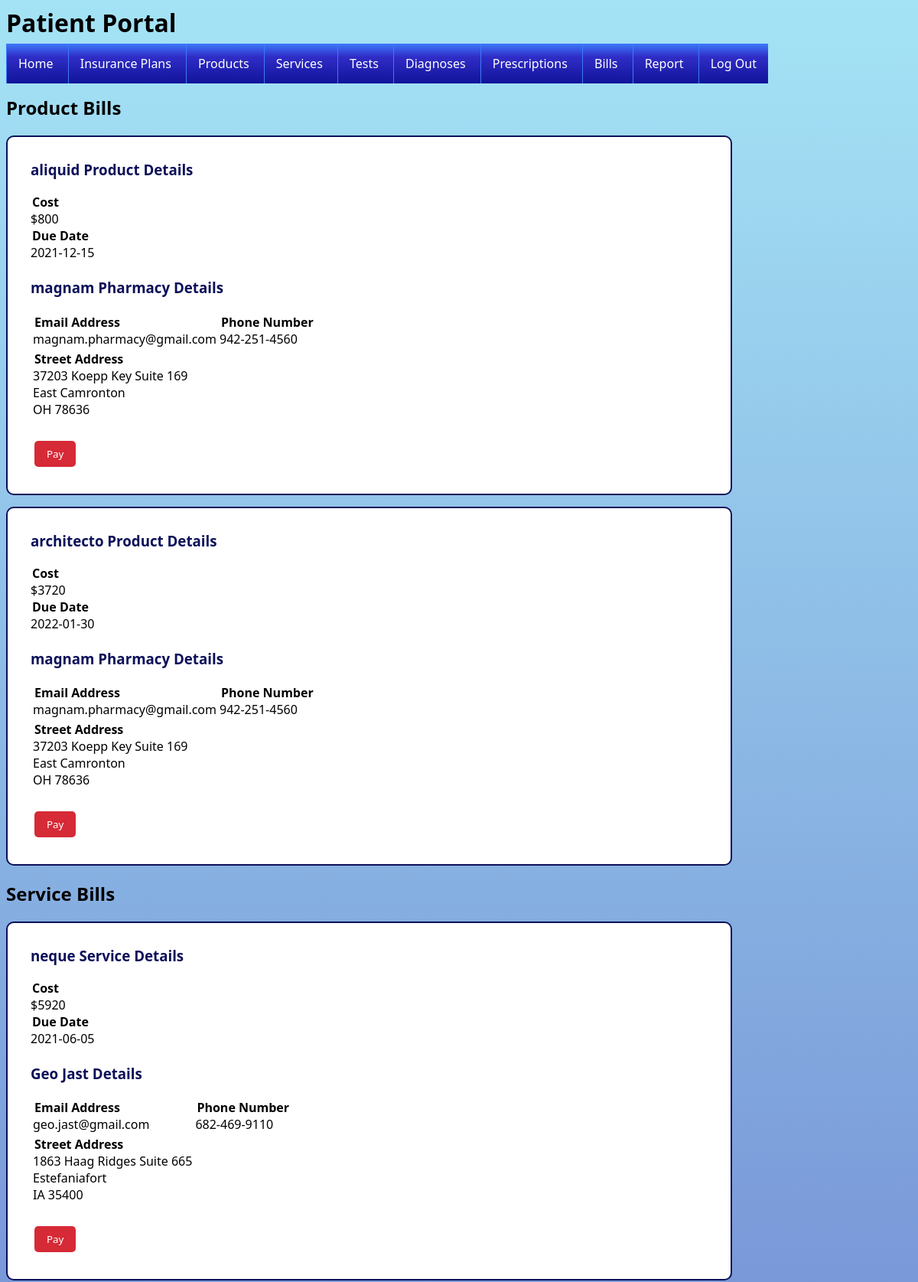
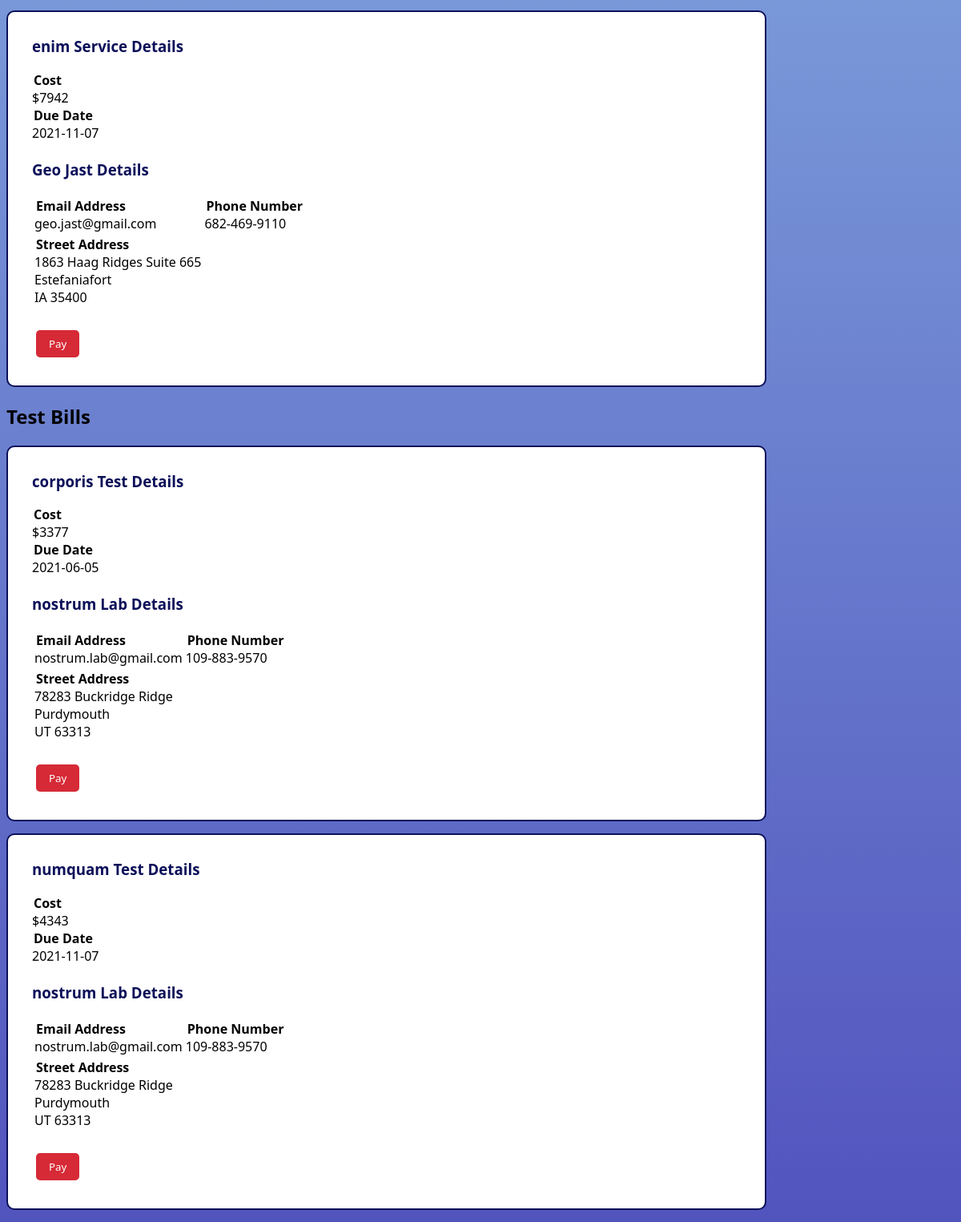
Screenshot of /patient-bills.php (signed in) with the database file from the repository (2 pictures, top to bottom).
### tables this page shows
CREATE TABLE Products (
	ProductID INT(10) NOT NULL AUTO_INCREMENT,
	Name TEXT NOT NULL,
	Cost INT NOT NULL,
	PRIMARY KEY (ProductID),
	UNIQUE (Name),
	CHECK (Cost >= 100 AND Cost <= 500)
)
COLLATE='utf8_general_ci';

CREATE TABLE ProductBills (
	ProductBillID INT(10) NOT NULL AUTO_INCREMENT,
	PatientID INT(10) NOT NULL,
	ProductID INT(10) NOT NULL,
	PharmacyID INT(10) NOT NULL,
	Quantity INT NOT NULL,
	DueDate DATE NOT NULL,
	PRIMARY KEY(ProductBillID),
	FOREIGN KEY (PatientID) REFERENCES Patients(PatientID),
	FOREIGN KEY (ProductID) REFERENCES Products(ProductID),
	FOREIGN KEY (PharmacyID) REFERENCES Pharmacies(PharmacyID),
	CHECK (Quantity >= 1)
)
COLLATE='utf8_general_ci';

CREATE TABLE Pharmacies (
	PharmacyID INT(10) NOT NULL AUTO_INCREMENT,
	Name TEXT NOT NULL,
	EmailAddress TEXT NOT NULL,
	PhoneNumber CHAR(12) NOT NULL,
	AddressID INT(10) NOT NULL,
	PRIMARY KEY (PharmacyID),
	FOREIGN KEY (AddressID) REFERENCES Addresses(AddressID),
	UNIQUE (Name),
	UNIQUE (EmailAddress),
	UNIQUE (PhoneNumber),
	UNIQUE (AddressID),
	CHECK (EmailAddress REGEXP '[A-Za-z0-9.]*@[A-Za-z0-9.]*\.[A-Za-z0-9]*'),
	CHECK (PhoneNumber REGEXP '[0-9]{3}-[0-9]{3}-[0-9]{4}')
)
COLLATE='utf8_general_ci';

CREATE TABLE Addresses (
	AddressID INT(10) NOT NULL AUTO_INCREMENT,
	Street TEXT NOT NULL,
	City TEXT NOT NULL,
	StateCode CHAR(2) NOT NULL,
	ZipCode CHAR(5) NOT NULL,
	PRIMARY KEY (AddressID),
	UNIQUE (Street, City, StateCode, ZipCode),
	CHECK (StateCode REGEXP '[A-Z]{2}'),
	CHECK (ZipCode REGEXP '[0-9]{5}')
)
COLLATE='utf8_general_ci';

CREATE TABLE Services (
	ServiceID INT(10) NOT NULL AUTO_INCREMENT,
	Name TEXT NOT NULL,
	Cost INT NOT NULL,
	PRIMARY KEY (ServiceID),
	UNIQUE (Name),
	CHECK (Cost >= 2000 AND Cost <= 10000)
)
COLLATE='utf8_general_ci';

CREATE TABLE ServiceBills (
	ServiceBillID INT(10) NOT NULL AUTO_INCREMENT,
	PatientID INT(10) NOT NULL,
	ServiceID INT(10) NOT NULL,
	DoctorID INT(10) NOT NULL,
	DueDate DATE NOT NULL,
	PRIMARY KEY(ServiceBillID),
	FOREIGN KEY (PatientID) REFERENCES Patients(PatientID),
	FOREIGN KEY (ServiceID) REFERENCES Services(ServiceID),
	FOREIGN KEY (DoctorID) REFERENCES Doctors(DoctorID)
)
COLLATE='utf8_general_ci';

CREATE TABLE Doctors (
	DoctorID INT(10) NOT NULL AUTO_INCREMENT,
	HospitalID INT(10) NOT NULL,
	FirstName TEXT NOT NULL,
	LastName TEXT NOT NULL,
	EmailAddress TEXT NOT NULL,
	PhoneNumber CHAR(12) NOT NULL,
	AddressID INT(10) NOT NULL,
	Password VARCHAR(20) NOT NULL,
	PRIMARY KEY (DoctorID),
	FOREIGN KEY (HospitalID) REFERENCES Hospitals(HospitalID),
	FOREIGN KEY (AddressID) REFERENCES Addresses(AddressID),
	UNIQUE (EmailAddress),
	UNIQUE (PhoneNumber),
	CHECK (EmailAddress REGEXP '[A-Za-z0-9.]*@[A-Za-z0-9.]*\.[A-Za-z0-9]*'),
	CHECK (PhoneNumber REGEXP '[0-9]{3}-[0-9]{3}-[0-9]{4}')
)
COLLATE='utf8_general_ci';

CREATE TABLE Tests (
	TestID INT(10) NOT NULL AUTO_INCREMENT,
	Name TEXT NOT NULL,
	Cost INT NOT NULL,
	PRIMARY KEY (TestID),
	UNIQUE (Name),
	CHECK (Cost >= 500 AND Cost <= 5000)
)
COLLATE='utf8_general_ci';

CREATE TABLE TestBills (
	TestBillID INT(10) NOT NULL AUTO_INCREMENT,
	PatientID INT(10) NOT NULL,
	TestID INT(10) NOT NULL,
	LabID INT (10) NOT NULL,
	DueDate DATE NOT NULL,
	PRIMARY KEY(TestBillID),
	FOREIGN KEY (PatientID) REFERENCES Patients(PatientID),
	FOREIGN KEY (TestID) REFERENCES Tests(TestID),
	FOREIGN KEY (LabID) REFERENCES Labs(LabID)
)
COLLATE='utf8_general_ci';

CREATE TABLE Labs (
	LabID INT(10) NOT NULL AUTO_INCREMENT,
	Name TEXT NOT NULL,
	EmailAddress TEXT NOT NULL,
	PhoneNumber CHAR(12) NOT NULL,
	AddressID INT(10) NOT NULL,
	PRIMARY KEY (LabID),
	FOREIGN KEY (AddressID) REFERENCES Addresses(AddressID),
	UNIQUE (Name),
	UNIQUE (EmailAddress),
	UNIQUE (PhoneNumber),
	UNIQUE (AddressID),
	CHECK (EmailAddress REGEXP '[A-Za-z0-9.]*@[A-Za-z0-9.]*\.[A-Za-z0-9]*'),
	CHECK (PhoneNumber REGEXP '[0-9]{3}-[0-9]{3}-[0-9]{4}')
)
COLLATE='utf8_general_ci';

### patient-bills.php (the view, shortened to what this page needs)
<?php
$conn = new mysqli($servername, $username, "", "db1", $sqlport, $socket);
$patientID = $_SESSION['PATIENT_ID'];
?>
<html>
	<head>
		<link href = 'style.css' rel = 'stylesheet'>
	</head>
	<body>
		<?php
		require "patient-header.php";
		echo "<h2>Product Bills</h2>";
		$query = mysqli_query($conn, "SELECT * FROM ProductBills WHERE PatientID = '$patientID' AND DueDate >= CURDATE() ORDER BY DueDate");
		$result = mysqli_fetch_assoc($query);
		if(!$result)
		{
			echo	"<div class = \"infoBox patient\">
						<span>You don't have any product bills to pay.</span>
					</div>";
		}
		else
		{
			while($result)
			{
				$product = mysqli_fetch_assoc(mysqli_query($conn, "SELECT * FROM Products WHERE ProductID = '" . $result['ProductID'] . "'"));
				$pharmacy = mysqli_fetch_assoc(mysqli_query($conn, "SELECT * FROM Pharmacies WHERE PharmacyID = '" . $result['PharmacyID'] . "'"));
				$address = mysqli_fetch_assoc(mysqli_query($conn, "SELECT * FROM Addresses WHERE AddressID = '" . $pharmacy['AddressID'] . "'"));
				echo	"<form name = payProductBillsForm class = patient action = patient-bills.php method = post>
							<section class = formHeader>
								<h3>" . $product['Name'] . " Details</h3>
							</section>
							<section class = infoFields>
								<legend>Cost</legend>
								<span>$" . $product['Cost'] * $result['Quantity'] . "</span>
								<legend>Due Date</legend>
								<span>" . $result['DueDate'] . "</span>
							</section>
							</br>
							<section class = formHeader>
								<h3>" . $pharmacy['Name'] . " Details</h3>
							</section>
							<table class = infoFields>
								<tr>
									<td>
										<legend>Email Address</legend>
										<span>" . $pharmacy['EmailAddress'] . "</span>
									</td>
									<td>
										<legend>Phone Number</legend>
										<span>" . $pharmacy['PhoneNumber'] . "</span>
									</td>
								</tr>
								<tr>
									<td>
										<legend>Street Address</legend>
										<span>" . $address['Street'] . "</span>
										</br>
										<span>" . $address['City'] . "</span>
										</br>
										<span>" . $address['StateCode'] . " " . $address['ZipCode'] . "</span>
									</td>
								</tr>
							</table>
							</br>
							<section class = formButtons>
								<input name = " . $result['ProductBillID'] . " class = \"button red\" type = submit value = Pay />
							</section>
						</form>";
				$result = mysqli_fetch_assoc($query);
			}
		}
		echo "<h2>Service Bills</h2>";
		$query = mysqli_query($conn, "SELECT * FROM ServiceBills WHERE PatientID = '$patientID' AND DueDate >= CURDATE() ORDER BY DueDate");
		$result = mysqli_fetch_assoc($query);
		if(!$result)
		{
			echo	"<div class = \"infoBox patient\">
						<span>You don't have any service bills to pay.</span>
					</div>";
		}
		else
		{
			while($result)
			{
				$service = mysqli_fetch_assoc(mysqli_query($conn, "SELECT * FROM Services WHERE ServiceID = '" . $result['ServiceID'] . "'"));
				$doctor = mysqli_fetch_assoc(mysqli_query($conn, "SELECT * FROM Doctors WHERE DoctorID = '" . $result['DoctorID'] . "'"));
				$address = mysqli_fetch_assoc(mysqli_query($conn, "SELECT * FROM Addresses WHERE AddressID = '" . $doctor['AddressID'] . "'"));
				echo	"<form name = payServiceBillsForm class = patient action = patient-bills.php method = post>
							<section class = formHeader>
								<h3>" . $service['Name'] . " Details</h3>
							</section>
							<section class = infoFields>
								<legend>Cost</legend>
								<span>$" . $service['Cost'] . "</span>
								<legend>Due Date</legend>
								<span>" . $result['DueDate'] . "</span>
							</section>
							</br>
							<section class = formHeader>
								<h3>" . $doctor['FirstName'] . " " . $doctor['LastName'] . " Details</h3>
							</section>
							<table class = infoFields>
								<tr>
									<td>
										<legend>Email Address</legend>
										<span>" . $doctor['EmailAddress'] . "</span>
									</td>
									<td>
										<legend>Phone Number</legend>
										<span>" . $doctor['PhoneNumber'] . "</span>
									</td>
								</tr>
								<tr>
									<td>
										<legend>Street Address</legend>
										<span>" . $address['Street'] . "</span>
										</br>
										<span>" . $address['City'] . "</span>
										</br>
										<span>" . $address['StateCode'] . " " . $address['ZipCode'] . "</span>
									</td>
								</tr>
							</table>
							</br>
							<section class = formButtons>
								<input name = " . $result['ServiceBillID'] . " class = \"button red\" type = submit value = Pay />
							</section>
						</form>";
				$result = mysqli_fetch_assoc($query);
			}
		}
		echo "<h2>Test Bills</h2>";
		$query = mysqli_query($conn, "SELECT * FROM TestBills WHERE PatientID = '$patientID' AND DueDate >= CURDATE() ORDER BY DueDate");
		$result = mysqli_fetch_assoc($query);
		if(!$result)
		{
			echo	"<div class = \"infoBox patient\">
						<span>You don't have any test bills to pay.</span>
					</div>";
		}
		else
		{
			while($result)
			{
				$test = mysqli_fetch_assoc(mysqli_query($conn, "SELECT * FROM Tests WHERE TestID = '" . $result['TestID'] . "'"));
				$lab = mysqli_fetch_assoc(mysqli_query($conn, "SELECT * FROM Labs WHERE LabID = '" . $result['LabID'] . "'"));
				$address = mysqli_fetch_assoc(mysqli_query($conn, "SELECT * FROM Addresses WHERE AddressID = '" . $lab['AddressID'] . "'"));
				echo	"<form name = payTestBillsForm class = patient action = patient-bills.php method = post>
							<section class = formHeader>
								<h3>" . $test['Name'] . " Details</h3>
							</section>
							<section class = infoFields>
								<legend>Cost</legend>
								<span>$" . $test['Cost'] . "</span>
								<legend>Due Date</legend>
								<span>" . $result['DueDate'] . "</span>
							</section>
							</br>
							<section class = formHeader>
								<h3>" . $lab['Name'] . " Details</h3>
							</section>
							<table class = infoFields>
								<tr>
									<td>
										<legend>Email Address</legend>
										<span>" . $lab['EmailAddress'] . "</span>
									</td>
									<td>
										<legend>Phone Number</legend>
										<span>" . $lab['PhoneNumber'] . "</span>
									</td>
								</tr>
								<tr>
									<td>
										<legend>Street Address</legend>
										<span>" . $address['Street'] . "</span>
										</br>
										<span>" . $address['City'] . "</span>
										</br>
										<span>" . $address['StateCode'] . " " . $address['ZipCode'] . "</span>
									</td>
								</tr>
							</table>
							</br>
							<section class = formButtons>
								<input name = " . $result['TestBillID'] . " class = \"button red\" type = submit value = Pay />
							</section>
						</form>";
				$result = mysqli_fetch_assoc($query);
			}
		}
		?>
	</body>
</html>

### style.css (style rules this page uses)
body { font-family: "Segoe UI"; background: rgb(82, 84, 190); background: linear-gradient( 0deg, rgba(82, 84, 190, 1) 0%, rgba(164, 227, 245, 1) 100% ); }
h3 { margin-top: 0px; color: #0c1059; }
legend { font-weight: bold; }
form { background-color: white; border: 2px solid #0c1059; border-radius: 10px; padding: 30px; margin-bottom: 15px; }
.patient { width: 885px; }
.button { font-family: "Segoe UI"; padding: 8px 16px; border: none; color: white; overflow: hidden; cursor: pointer; margin: 5px; border-radius: 5px; }
.red { background-color: #d62a36; }

### rows the page displays
products: Name "aliquid Product", $product['Cost']*$result['Quantity'] "800"
productbills: DueDate "2021-12-15"
pharmacies: Name "magnam Pharmacy", EmailAddress "magnam.pharmacy@gmail.com", PhoneNumber "942-251-4560"
addresses: Street "37203 Koepp Key Suite 169", City "East Camronton", StateCode "OH", ZipCode "78636"
products: Name "architecto Product", $product['Cost']*$result['Quantity'] "3720"
productbills: DueDate "2022-01-30"
services: Name "neque Service", Cost "5920"
servicebills: DueDate "2021-06-05"
doctors: FirstName "Geo", LastName "Jast", EmailAddress "geo.jast@gmail.com", PhoneNumber "682-469-9110"
addresses: Street "1863 Haag Ridges Suite 665", City "Estefaniafort", StateCode "IA", ZipCode "35400"
services: Name "enim Service", Cost "7942"
servicebills: DueDate "2021-11-07"
tests: Name "corporis Test", Cost "3377"
testbills: DueDate "2021-06-05"
labs: Name "nostrum Lab", EmailAddress "nostrum.lab@gmail.com", PhoneNumber "109-883-9570"
addresses: Street "78283 Buckridge Ridge", City "Purdymouth", StateCode "UT", ZipCode "63313"
tests: Name "numquam Test", Cost "4343"
testbills: DueDate "2021-11-07"
